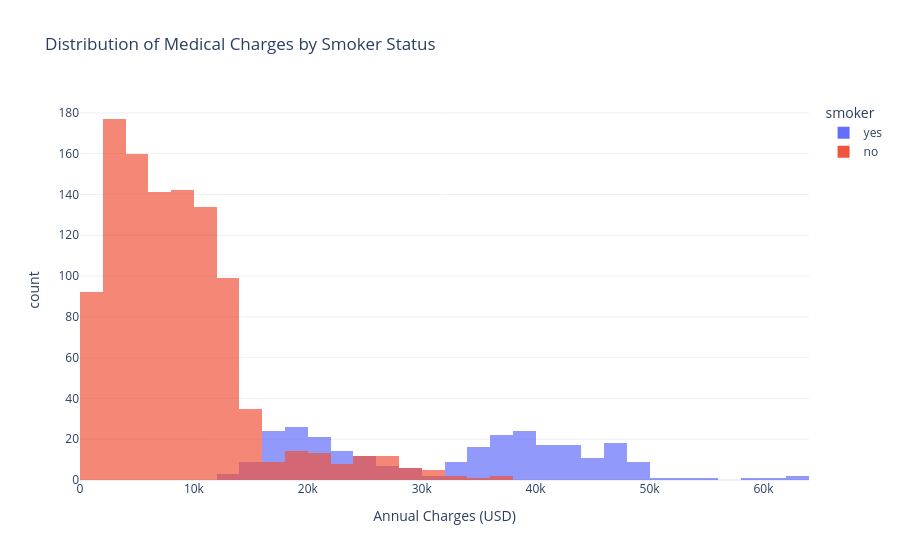

The cell this chart's notebook holds for it:
### Code cell
#Charges by smoker status (hover + filter)
fig = px.histogram(
    df,
    x='charges',
    nbins=40,
    color='smoker',
    title='Distribution of Medical Charges by Smoker Status',
    labels={'charges': 'Annual Charges (USD)'},
    barmode='overlay',
    opacity=0.7,
    template='plotly_white'
)
fig.show()

### Figure 1 — Plotly figure (JSON) as saved in the notebook; plotly's stock layout.template omitted (floating-point values rounded to 4 significant figures; data arrays with more than 128 entries replaced by an {"elided": "..."} marker saying what was removed)
{"data": [{"bingroup": "x", "hovertemplate": "smoker=yes<br>Annual Charges (USD)=%{x}<br>count=%{y}<extra></extra>", "legendgroup": "yes", "marker": {"color": "#636efa", "opacity": 0.7, "pattern": {"shape": ""}}, "name": "yes", "nbinsx": 40, "orientation": "v", "showlegend": true, "type": "histogram", "x": {"elided": "274 float values"}, "xaxis": "x", "yaxis": "y"}, {"bingroup": "x", "hovertemplate": "smoker=no<br>Annual Charges (USD)=%{x}<br>count=%{y}<extra></extra>", "legendgroup": "no", "marker": {"color": "#EF553B", "opacity": 0.7, "pattern": {"shape": ""}}, "name": "no", "nbinsx": 40, "orientation": "v", "showlegend": true, "type": "histogram", "x": {"elided": "1064 float values"}, "xaxis": "x", "yaxis": "y"}], "layout": {"barmode": "overlay", "legend": {"title": {"text": "smoker"}, "tracegroupgap": 0}, "title": {"text": "Distribution of Medical Charges by Smoker Status"}, "xaxis": {"anchor": "y", "domain": [0, 1], "title": {"text": "Annual Charges (USD)"}}, "yaxis": {"anchor": "x", "domain": [0, 1], "title": {"text": "count"}}}}
